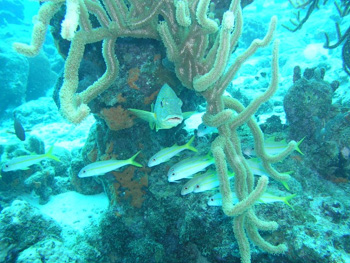
#> input picture cameraTrackingAPI/ospery_diver/filters/coral.jpg, 350 x 263 px
$ python -i util.py   (imports and definitions only)   (Python 2 division)   (older library calls are emulated)
#> lines starting #> are read from the running program, lines starting #| are printed output that depends on the picture; after the words box and inside, x2 and y2 are one past the last pixel; in counts of white or black regions, pixels touching at a corner belong together
#> further down, picture is the input picture: shape (263, 350, 3); mean B, G, R 170, 170.6, 58.5
import numpy as np
import cv2
import sys
import Queue
import threading
import subprocess

# openCV will only work with Numpy Arrays
# the three item represented in HSV (Hue, Saturation, and Value)
ORANGE = { 'lower': np.array([5, 50, 50],np.uint8),  'upper': np.array([15, 230, 255],np.uint8) };
BLUE = { 'lower': np.array([110, 100, 50],np.uint8),  'upper': np.array([130, 230, 255],np.uint8) };
GREEN = { 'lower': np.array([65, 100, 50],np.uint8),  'upper': np.array([100, 230, 255],np.uint8) };
YELLOW = { 'lower': np.array([25, 155, 100],np.uint8),  'upper': np.array([45, 240, 200], np.uint8) };
INREMENT_VALUE = 5
ALLCOLORS = { 'lower': np.array([0, 00, 00],np.uint8),  'upper': np.array([255, 255, 255],np.uint8) };

PATH_TO_FILTERS = "ospery_diver/filters/"
FILTERS = {'uwcorrect' : PATH_TO_FILTERS+"uwcorrect"}


# [7 lines left out: function runFilterScript, not called in this run]


def long_range_orange():
    return LONG_RANGE_ORANGE

def orange():
    return ORANGE

def all_colors():
    return ALLCOLORS

KMEANS_FLAG = cv2.KMEANS_RANDOM_CENTERS

KMEANS_CRITERIA = (cv2.TERM_CRITERIA_EPS + cv2.TERM_CRITERIA_MAX_ITER, 10, 1.0)

KMEANS_ATTEMPTS = 10

# Minimum distance between the centers of the detected circles (in pixels)
MIN_DIST = 1

MARGIN_FROM_CENTER = 150


def getCenter(points):
    ret, labels, center = cv2.kmeans(points, 1, KMEANS_CRITERIA, KMEANS_ATTEMPTS, 0)
    return center[0]


# [55 lines left out: functions isCentered, findLargestAreaCircle, parse_letter, detectColor, not called in this run]

def findContours(image):
    # Frame capture need to be in gray scale in order to threshold image
    grayscale = cv2.cvtColor(image, cv2.COLOR_BGR2GRAY)
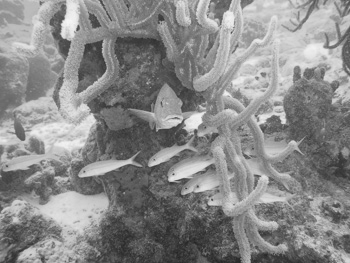
#> grayscale: shape (263, 350); min 35, max 245, mean 137


    # Paramaters:
    # 1. source image
    # 2. threshold value: Pixels greater than 127 will converted to black 255
    #                  Pixels less than 127 will converted to white
    # 3. Max color value 255 black
    # 4. Amount of channels in the image. Grayscale image only has one channel or color intensity.
    # Returns threshold-ed imaga
    ret,thresh = cv2.threshold(grayscale,80,255,0)
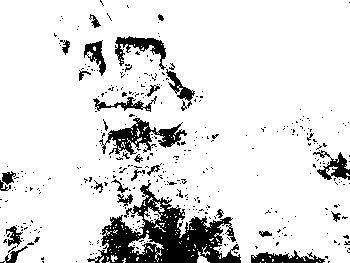
#> thresh: shape (263, 350); 87.7% white; 393 black regions (363 under 20 px)


    # Parameters:
    # 1. source image
    # 2. Contour retrieval mode used
    # 3. Contour approximation method used
    # Returns a list contour object. A contour object contain info on each point that make up the contour
    contours,hierarchy = cv2.findContours(thresh, cv2.RETR_TREE, cv2.CHAIN_APPROX_NONE)
#> contours = 748 contours, 703 with area under 20; largest, box (x1, y1, x2, y2) and area: (0, 0, 350, 263) 84126, (105, 117, 188, 156) 1436, (114, 35, 167, 71) 785, (83, 40, 107, 77) 412, (165, 68, 196, 102) 366

    return contours

# [35 lines left out: functions distFromCenter, colorCalibrate, calibrate, not called in this run]

>>> import cv2
>>> picture = cv2.imread('filters/coral.jpg')
>>> result = findContours(picture)
#> result has the same summary as contours in findContours
